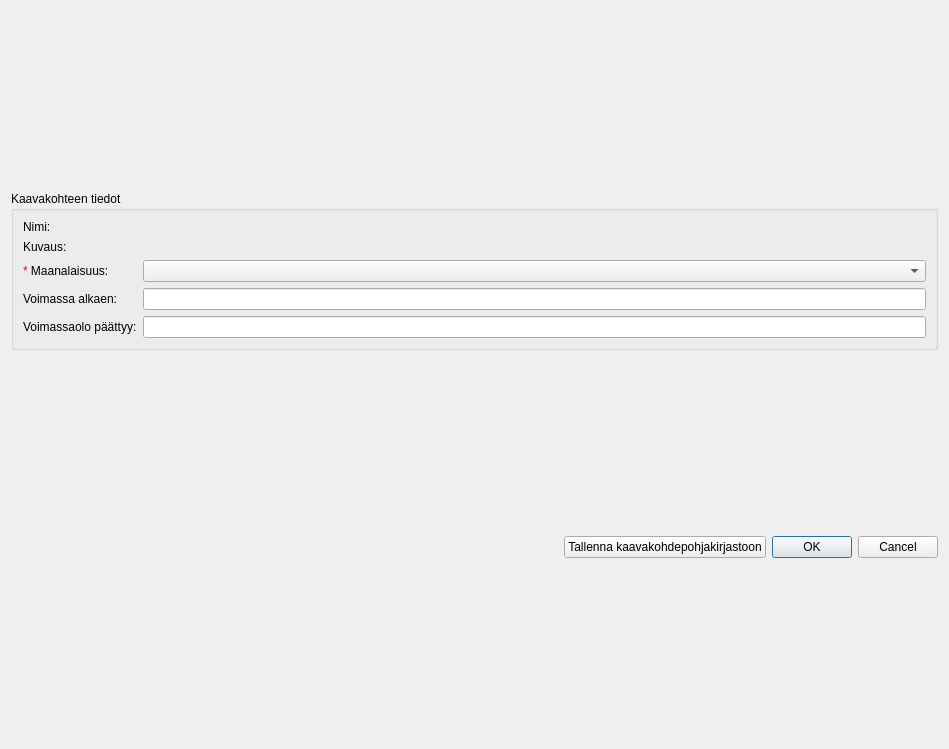
<?xml version="1.0" encoding="UTF-8"?>
<ui version="4.0">
 <class>plan_object_form</class>
 <widget class="QDialog" name="plan_object_form">
  <property name="geometry">
   <rect>
    <x>0</x>
    <y>0</y>
    <width>949</width>
    <height>749</height>
   </rect>
  </property>
  <property name="windowTitle">
   <string>Plan object form</string>
  </property>
  <layout class="QVBoxLayout" name="verticalLayout">
   <item>
    <widget class="QgsCollapsibleGroupBox" name="plan_object_groupbox">
     <property name="sizePolicy">
      <sizepolicy hsizetype="Preferred" vsizetype="Maximum">
       <horstretch>0</horstretch>
       <verstretch>0</verstretch>
      </sizepolicy>
     </property>
     <property name="title">
      <string>Kaavakohteen tiedot</string>
     </property>
     <property name="collapsed">
      <bool>false</bool>
     </property>
     <layout class="QFormLayout" name="formLayout">
      <item row="0" column="1">
       <widget class="LocalizedSinglelineTextInputWidget" name="feature_name" native="true"/>
      </item>
      <item row="1" column="1">
       <widget class="LocalizedMultilineTextInputWidget" name="feature_description" native="true"/>
      </item>
      <item row="2" column="0">
       <widget class="QLabel" name="feature_underground_label">
        <property name="text">
         <string>&lt;html&gt;&lt;head/&gt;&lt;body&gt;&lt;p&gt;&lt;span style=&quot; color:#ff0000;&quot;&gt;*&lt;/span&gt; Maanalaisuus:&lt;/p&gt;&lt;/body&gt;&lt;/html&gt;</string>
        </property>
       </widget>
      </item>
      <item row="2" column="1">
       <widget class="CodeComboBox" name="feature_type_of_underground"/>
      </item>
      <item row="3" column="0">
       <widget class="QLabel" name="validity_start_label">
        <property name="text">
         <string>Voimassa alkaen:</string>
        </property>
       </widget>
      </item>
      <item row="3" column="1">
       <widget class="QLineEdit" name="validity_start_date">
        <property name="readOnly">
         <bool>true</bool>
        </property>
       </widget>
      </item>
      <item row="0" column="0">
       <widget class="QLabel" name="label">
        <property name="text">
         <string>Nimi:</string>
        </property>
       </widget>
      </item>
      <item row="1" column="0">
       <widget class="QLabel" name="label_2">
        <property name="text">
         <string>Kuvaus:</string>
        </property>
       </widget>
      </item>
      <item row="4" column="0">
       <widget class="QLabel" name="validity_end_label">
        <property name="text">
         <string>Voimassaolo päättyy:</string>
        </property>
       </widget>
      </item>
      <item row="4" column="1">
       <widget class="QLineEdit" name="validity_end_date">
        <property name="readOnly">
         <bool>true</bool>
        </property>
       </widget>
      </item>
     </layout>
    </widget>
   </item>
   <item>
    <layout class="QHBoxLayout" name="horizontalLayout">
     <item>
      <spacer name="horizontalSpacer">
       <property name="orientation">
        <enum>Qt::Horizontal</enum>
       </property>
       <property name="sizeType">
        <enum>QSizePolicy::Expanding</enum>
       </property>
       <property name="sizeHint" stdset="0">
        <size>
         <width>40</width>
         <height>20</height>
        </size>
       </property>
      </spacer>
     </item>
     <item>
      <widget class="QPushButton" name="save_to_library_button">
       <property name="text">
        <string>Tallenna kaavakohdepohjakirjastoon</string>
       </property>
      </widget>
     </item>
     <item>
      <widget class="QDialogButtonBox" name="button_box">
       <property name="sizePolicy">
        <sizepolicy hsizetype="Maximum" vsizetype="Fixed">
         <horstretch>0</horstretch>
         <verstretch>0</verstretch>
        </sizepolicy>
       </property>
       <property name="standardButtons">
        <set>QDialogButtonBox::Cancel|QDialogButtonBox::Ok</set>
       </property>
      </widget>
     </item>
    </layout>
   </item>
  </layout>
 </widget>
 <customwidgets>
  <customwidget>
   <class>QgsCollapsibleGroupBox</class>
   <extends>QGroupBox</extends>
   <header>qgscollapsiblegroupbox.h</header>
   <container>1</container>
  </customwidget>
  <customwidget>
   <class>CodeComboBox</class>
   <extends>QComboBox</extends>
   <header>arho_feature_template.gui.components.code_combobox</header>
  </customwidget>
  <customwidget>
   <class>LocalizedMultilineTextInputWidget</class>
   <extends>QWidget</extends>
   <header>arho_feature_template.gui.components.value_input_widgets</header>
   <container>1</container>
  </customwidget>
  <customwidget>
   <class>LocalizedSinglelineTextInputWidget</class>
   <extends>QWidget</extends>
   <header>arho_feature_template.gui.components.value_input_widgets</header>
   <container>1</container>
  </customwidget>
 </customwidgets>
 <resources/>
 <connections>
  <connection>
   <sender>button_box</sender>
   <signal>rejected()</signal>
   <receiver>plan_object_form</receiver>
   <slot>reject()</slot>
   <hints>
    <hint type="sourcelabel">
     <x>414</x>
     <y>729</y>
    </hint>
    <hint type="destinationlabel">
     <x>319</x>
     <y>375</y>
    </hint>
   </hints>
  </connection>
 </connections>
</ui>
